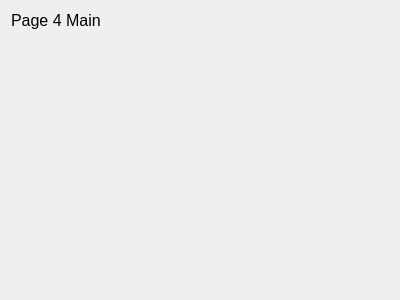
<?xml version="1.0" encoding="UTF-8"?>
<ui version="4.0">
 <class>Form</class>
 <widget class="QWidget" name="Form">
  <property name="geometry">
   <rect>
    <x>0</x>
    <y>0</y>
    <width>400</width>
    <height>300</height>
   </rect>
  </property>
  <property name="windowTitle">
   <string>Form</string>
  </property>
  <layout class="QVBoxLayout" name="verticalLayout">
   <item>
    <widget class="QLabel" name="title">
     <property name="sizePolicy">
      <sizepolicy hsizetype="Fixed" vsizetype="Fixed">
       <horstretch>0</horstretch>
       <verstretch>0</verstretch>
      </sizepolicy>
     </property>
     <property name="font">
      <font>
       <pointsize>12</pointsize>
      </font>
     </property>
     <property name="text">
      <string>Page 4 Main</string>
     </property>
    </widget>
   </item>
   <item>
    <spacer name="verticalSpacer">
     <property name="orientation">
      <enum>Qt::Vertical</enum>
     </property>
     <property name="sizeType">
      <enum>QSizePolicy::Fixed</enum>
     </property>
     <property name="sizeHint" stdset="0">
      <size>
       <width>20</width>
       <height>5</height>
      </size>
     </property>
    </spacer>
   </item>
   <item>
    <widget class="QWidget" name="widget" native="true"/>
   </item>
  </layout>
 </widget>
 <resources/>
 <connections/>
</ui>
